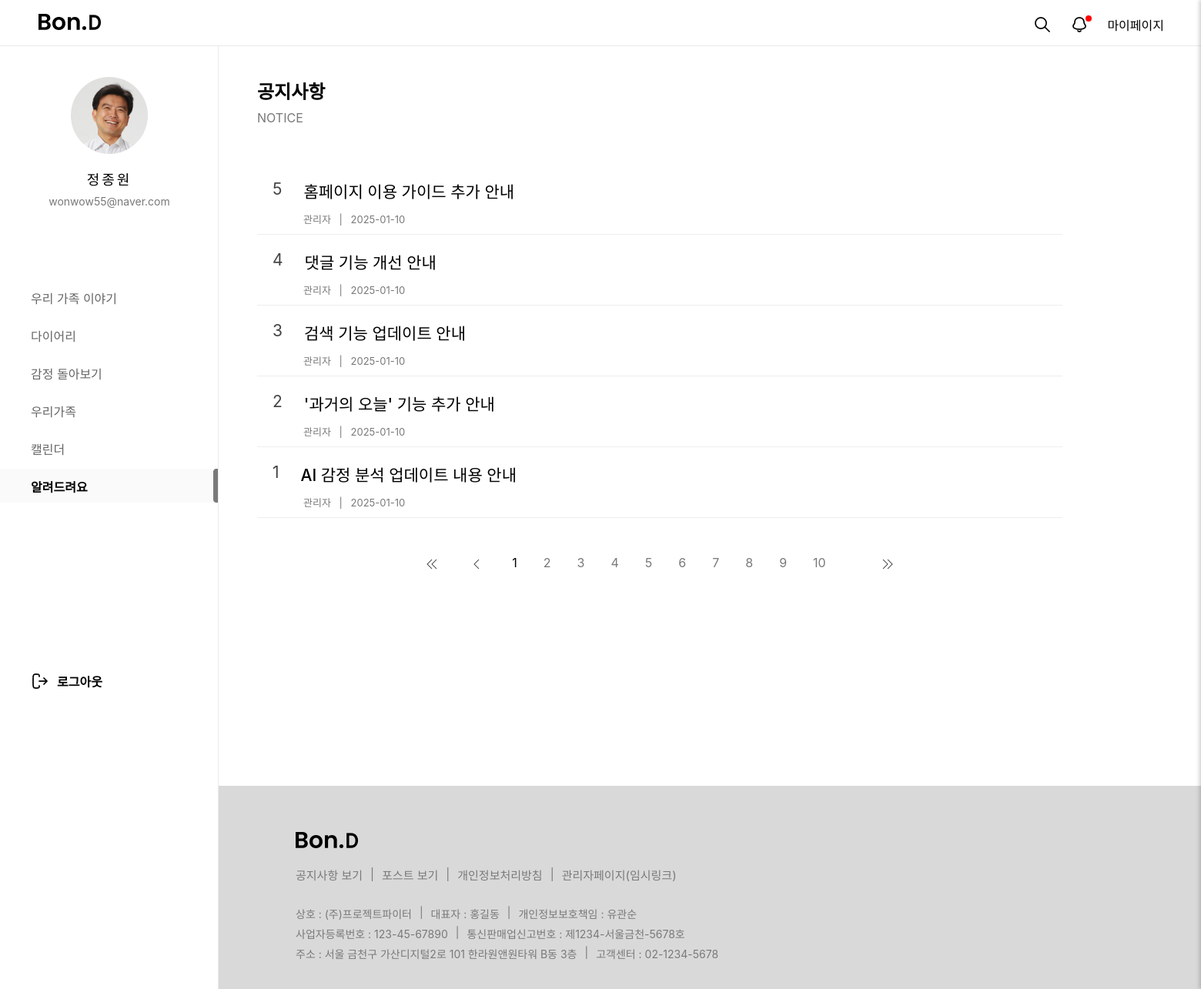
/customer/noticelist/ (signed in), run on the app's committed database.
### mypage/models.py (models this page shows, shortened)
class Img(models.Model):
  id = models.CharField(max_length=50, primary_key=True)  # 고유한 ID
  img = models.ImageField(upload_to='images/', null=True, blank=True, default='../static/images/calendar1/default_profile.png')  # 디폴트 이미지 설정

### loginpage/models.py (models this page shows, shortened)
class Member(models.Model):
  id = models.CharField(max_length=50,primary_key=True)
  pw = models.CharField(max_length=100)
  name = models.CharField(max_length=100)
  nicName = models.CharField(max_length=100,default='123')
  mail = models.EmailField(max_length=100)
  birthday = models.CharField(max_length=50)
  gender = models.CharField(max_length=10,choices=[('남자', '남자'), ('여자', '여자')])
  mdate = models.DateTimeField(auto_now=True)
  created_group = models.OneToOneField(
        'diary.GroupDiary',  # '앱이름.모델이름' 형식
        on_delete=models.SET_NULL,
        null=True,
        blank=True,
        related_name='creator'
    )
  joined_group = models.ForeignKey(
        'diary.GroupDiary',  # '앱이름.모델이름' 형식
        on_delete=models.SET_NULL,
        null=True,
        blank=True,
        related_name='members'
    )

### customer/models.py (models this page shows, shortened)
class NoticeBoard(models.Model):
  bno = models.AutoField(primary_key=True)
  member = models.ForeignKey(Administrator,on_delete=models.SET_NULL, null=True)
  btitle = models.CharField(max_length=1000)
  bcontent = models.TextField()
  bdate = models.DateTimeField(auto_now_add=True)
  bfile = models.ImageField(null=True, blank=True, upload_to='uploads/')
  bfile_thumbnail = models.ImageField(null=True, blank=True, upload_to='uploads/')
  userid = models.CharField(max_length=100,null=True, blank=True)
  bmail = models.CharField(max_length=100, null=True, blank=True)
  category = models.IntegerField(null=True, blank=False)
  status = models.CharField(max_length=50, null=True, blank=True)

### customer/views.py (the view)
# urls.py: path('noticelist/', views.noticelist, name="noticelist"),
def noticelist(request):
  mem = Member.objects.filter(id = request.session['session_id'])
  qb = Img.objects.filter(id=request.session['session_id']).first()
  qs = NoticeBoard.objects.filter(category=1, status='게시중').order_by('-bno')
  context = {'notice_list':qs, 'mem_info':mem[0], 'qb':qb,}
  return render(request, 'customer_notice_list.html', context)

### customer/templates/customer_notice_list.html (shortened to what this page needs)
{% extends 'main_navi_base.html' %}
{% load static %}
  {% block profill-block%}
  <div id="user_profile">
    <div id="pimg">
      <img src="{{ qb.img.url }}" alt="" />
    </div>
    <p id="uName" >{{mem_info.name}}</p>
    <p id="uEmail">{{mem_info.mail}}</p>
  </div>
		<nav id="menu">
			<ul>
				<a href="/main/index/"><li class="menu_item">우리 가족 이야기</li></a>
				<a href="/diary/diaryHome/"><li class="menu_item">다이어리</li></a>
				<a href="/emotion/main/"><li class="menu_item">감정 돌아보기</li></a>
				<a href="/family1/fam/"><li class="menu_item">우리가족</li></a>
				<a href="/calendar1/cal/"><li class="menu_item">캘린더</li></a>
				<a href="/customer/"><li class="menu_item active">알려드려요</li></a>
			</ul>
		</nav>
  {% endblock profill-block%}
  {% block container-block%}
  <div id="container">
    <div id="notice_title_area">
      <h2 id="noticeTit">공지사항</h2>
      <p id="noticeTit2">NOTICE</p>
    </div>
    <div id="notice_list_area">
      {% for notice in notice_list %}
      <div class="notice_list_group">
        <a href="/customer/noticeview/{{notice.bno}}/">
          <div class="notice_wrap_cont">
            <div class="tit_post">
              <div class="num_txt">{{forloop.revcounter}}</div>
              <div>{{notice.btitle}}</div>
            </div>
          </div>
          <dl class="list_post_info">
            <dd class="txt_g">
              <span>관리자</span><span class="space"> | </span>
              <span>{{notice.bdate|date:'Y-m-d'}}</span>
            </dd>
          </dl>
        </a>
      </div>
      {% endfor %}
    </div>
    <ul class="page_num">
      <li><a href="#"><img src="images/left_double.png" alt=""></a></li>
      <li><a href="#"><img src="images/left.png" alt=""></a></li>
      <li class="nowNum"><a href="#">1</a></li>
      <li><a href="#">2</a></li>
      <li><a href="#">3</a></li>
      <li><a href="#">4</a></li>
      <li><a href="#">5</a></li>
      <li><a href="#">6</a></li>
      <li><a href="#">7</a></li>
      <li><a href="#">8</a></li>
      <li><a href="#">9</a></li>
      <li><a href="#">10</a></li>
      <li><a href="#"><img src="images/right.png" alt=""></a></li>
      <li><a href="#"><img src="images/right_double.png" alt=""></a></li>
    </ul>
  </div>
  {% endblock container-block%}

### home/templates/main_navi_base.html (shortened to what this page needs)
{% load static %}
<!DOCTYPE html>
<html lang="ko">
<head>
  <link rel="stylesheet" as="style" crossorigin href="https://cdn.jsdelivr.net/gh/orioncactus/pretendard@v1.3.9/dist/web/variable/pretendardvariable.min.css" />
	<link rel="stylesheet" href="{% static 'css/main_navi_base.css'%}">
  <link rel="stylesheet" href="{% static 'css/customer/customer_service.css'%}">
  <link rel="stylesheet" type="text/css" href="{% static 'css/customer/customer_notice_view.css'%}">
  <link rel="stylesheet" href="{% static 'css/customer/customer_notice_list.css'%}">
  <link rel="stylesheet" href="{% static 'css/emotion/emotion.css'%}">
  <link rel="stylesheet" href="{% static 'css/mypage/mypage_modi.css'%}">
</head>
<body>
</head>
<body>
	<div id="top_nav">
		<h1><a href="/main/index/"></a></h1>
		<ul class="top_menu">
			<li><a id="searchBtn"><img src="/static/images/home/search_icon.png" alt=""></a></li>
			<li>
				<a id="notiBtn">
						<img src="/static/images/home/bell_off_icon.png" alt="">
						<span class="notification-dot"></span>
				</a>
		</li>
			<li><a href="/mypage/main/">마이페이지</a></li>
		</ul>
	</div>
	<div id="gnb">
		{% block profill-block%}
		{% endblock profill-block%}
		<div id="logout">
			<a href="/main/logout/"><span>로그아웃</span></a>
		</div>
	</div>
	{% block container-block%}
	{% endblock container-block%}
	<div id="footer">
		<div id="f_logo_wrap">
			<img src="/static/images/home/logo_sample.png" alt="">
		</div>
		<div id="f_link">
			<ul>
				<li><a href="">공지사항 보기</a></li>
				<li>|</li>
				<li><a href="">포스트 보기</a></li>
				<li>|</li>
				<li><a href="">개인정보처리방침</a></li>
				<li>|</li>
				<li><a href="/admin1/login/">관리자페이지(임시링크)</a></li>
			</ul>
		</div>
		<div id="f_txt">
			<ul>
				<li>상호 : (주)프로젝트파이터</li>
				<li>|</li>
				<li>대표자 : 홍길동</li>
				<li>|</li>
				<li>개인정보보호책임 : 유관순</li>
			</ul>
			<ul>
				<li>사업자등록번호 : 123-45-67890</li>
				<li>|</li>
				<li>통신판매업신고번호 : 제1234-서울금천-5678호</li>
			</ul>
			<ul>
				<li>주소 : 서울 금천구 가산디지털2로 101 한라원앤원타워 B동 3층</li>
				<li>|</li>
				<li>고객센터 : 02-1234-5678</li>
			</ul>
		</div>
	</div>
</body>
</html>

### static/css/main_navi_base.css (style rules this page uses)
* { margin: 0; padding: 0; font-family: "Pretendard Variable", Pretendard, -apple-system, BlinkMacSystemFont, system-ui, Roboto, "Helvetica Neue", "Segoe UI", "Apple SD Gothic Neo", "Noto Sans KR", "Malgun Gothic", "Apple Color Emoji", "Segoe UI Emoji", "Segoe UI Symbol", sans-serif; }
a { text-decoration: none; color: inherit; cursor: pointer; }
ol, ul { list-style: none; }
#top_nav { width: 100%; height: 60px; background: #fff; border-bottom: 1px solid #E9E9E9; position: fixed; z-index: 100; }
#top_nav > h1 > a { display: block; width: 100%; height: 100%; text-indent: -9999px; overflow: hidden; cursor: pointer; }
#gnb { width: 284px; height: 100%; overflow-y: auto; position: fixed; top : 60px; border-right: 1px solid #E9E9E9; background: #fff; }
#user_profile { width: 284px; height: 264px; text-align: center; }
#uName { font-size: 18px; font-weight: 500; letter-spacing: 3px; line-height: 21px; margin-top:23px }
#uEmail { font-size: 14px; font-weight: 400; line-height: 17px; color: #797979; margin-top:9px }
#pimg { width: 100px; height: 100px; border-radius: 100%; overflow: hidden; margin: 40px auto 0; }
#pimg img { width: 100%; height: 100%; object-fit: cover; }
#menu ul { list-style: none; padding-left: 0; margin-bottom: 220px; }
#menu ul li { height: 44px; padding: 11px 0 11px 40px; margin-bottom: 5px; box-sizing: border-box; transition: background-color 0.3s, color 0.3s; }
.menu_item { font-size: 16px; font-weight: 400; color: #666; }
.menu_item.active { font-size: 16px; font-weight: 600; color: #000; background-color: #FAFAFA; background-image: url(/static/images/home/menu_bar.png); background-repeat: no-repeat; background-position: right center; }
#logout { font-size: 16px; font-weight: 600; margin-left: 40px; background-image: url(/static/images/home/logout_icon.png); background-repeat: no-repeat; background-position: left center; }
#logout span { margin-left: 34px; }
#top_nav>h1 { width: 81px; height: 24px; background: url('/static/images/home/logo_sample.png') no-repeat; position: absolute; left:50px; top:18px; }
.top_menu { display: flex; gap: 24px; justify-content: flex-end; margin-right: 48px; padding-top: 20px; box-sizing: border-box; }
#notiBtn { position: relative; }
.notification-dot { position: absolute; top: -8px; right: -4px; width: 8px; height: 8px; background-color: red; border-radius: 50%; display: none; }
#footer { width: 1620px; height: 264px; font-size: 15px; color: #797979; float: left; margin-top: 10px; margin-left: 284px; padding: 60px 40px 40px 100px; box-sizing: border-box; background: #D9D9D9; overflow: hidden; }
#footer ul { display: flex; gap: 10px; }
#f_link { margin-top: 20px; margin-bottom: 30px; }
#f_txt ul li { font-size: 14px; margin-bottom: 6px; }

### static/css/customer/customer_service.css (style rules this page uses)
* { margin: 0; padding: 0; box-sizing: border-box; font-family: "Pretendard Variable", Pretendard, -apple-system, BlinkMacSystemFont, system-ui, Roboto, "Helvetica Neue", "Segoe UI", "Apple SD Gothic Neo", "Noto Sans KR", "Malgun Gothic", "Apple Color Emoji", "Segoe UI Emoji", "Segoe UI Symbol", sans-serif; }
a { text-decoration: none; }
body, html { height: 100%; }
#container { width: 100%; min-height: 100vh; padding: 100px 180px 300px 334px; }

### static/css/customer/customer_notice_view.css (style rules this page uses)
* { margin: 0; padding: 0; box-sizing: border-box; font-family: "Pretendard Variable", Pretendard, -apple-system, BlinkMacSystemFont, system-ui, Roboto, "Helvetica Neue", "Segoe UI", "Apple SD Gothic Neo", "Noto Sans KR", "Malgun Gothic", "Apple Color Emoji", "Segoe UI Emoji", "Segoe UI Symbol", sans-serif; }
a { text-decoration: none; }
body, html { height: 100%; }
#container { width: 100%; min-height: 100vh; padding: 100px 180px 300px 334px; }

### static/css/emotion/emotion.css (style rules this page uses)
* { margin: 0; padding: 0; box-sizing: border-box; font-family: "Pretendard Variable", Pretendard, -apple-system, BlinkMacSystemFont, system-ui, Roboto, "Helvetica Neue", "Segoe UI", "Apple SD Gothic Neo", "Noto Sans KR", "Malgun Gothic", "Apple Color Emoji", "Segoe UI Emoji", "Segoe UI Symbol", sans-serif; }
a { text-decoration: none; color: inherit; cursor: pointer; }
ol, ul { list-style: none; }
body, html { height: 100%; }
#container { width: 100%; min-height: 100vh; padding: 100px 100px 100px 334px; margin-bottom: 35px; }

### data on the page
Img: img (picture)
Member: name "정종원", mail "wonwow55@naver.com"
NoticeBoard: btitle "홈페이지 이용 가이드 추가 안내", bdate "2025-01-10"
NoticeBoard: btitle "댓글 기능 개선 안내", bdate "2025-01-10"
NoticeBoard: btitle "검색 기능 업데이트 안내", bdate "2025-01-10"
NoticeBoard: btitle "'과거의 오늘' 기능 추가 안내", bdate "2025-01-10"
NoticeBoard: btitle "AI 감정 분석 업데이트 내용 안내", bdate "2025-01-10"
